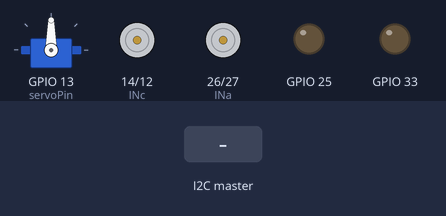
Bench run of a sketch on a simulated ESP32. Shown: servo, motor-driver pin pairs drawn as motors (green arrow = first pin HIGH = forward, orange = second pin HIGH = backward, longer = more drive), output pins drawn as LEDs (lit = HIGH). The test bench sets the inputs (shaded band). What the sketch prints to the serial monitor is not drawn.

Above: at 1.2 s.
1.3 s: the I2C master sends the byte 1
At 1.7 s:
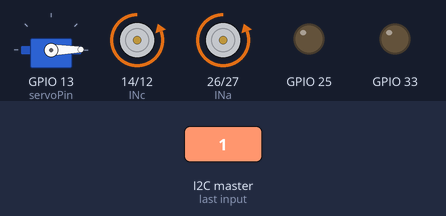
2.8 s: the I2C master sends the byte 0
At 4.0 s:
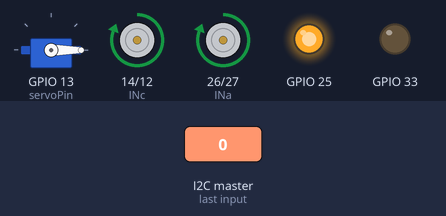
4.3 s: the I2C master sends the byte 90
At 5.1 s:
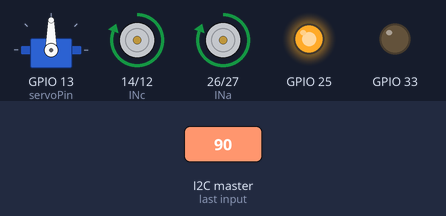
5.8 s: the I2C master sends the byte 200
At 6.3 s:
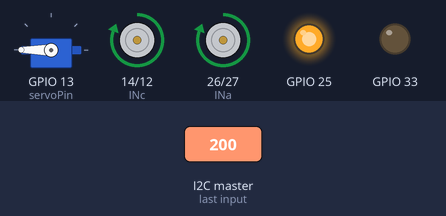
Timing chart, 0 to 8.3 s (numbered marks = the images above; inputs shaded):
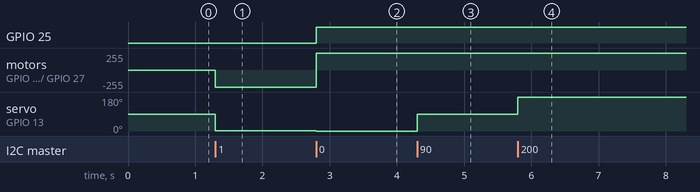

Measured:
- after the input at 1.3 s, motor on GPIO 14 (INc) / GPIO 12 (INd), motor on GPIO 26 (INa) / GPIO 27 (INb): stopped → backward 255/255 at once; servo on GPIO 13 (servoPin): 90° → 1° at once
- after the input at 2.8 s, GPIO 25: LOW → HIGH at once; motor on GPIO 14 (INc) / GPIO 12 (INd), motor on GPIO 26 (INa) / GPIO 27 (INb): backward 255/255 → forward 255/255 at once; servo on GPIO 13 (servoPin): 1° → 0° at once
- after the input at 4.3 s, servo on GPIO 13 (servoPin): 0° → 90° at once
- after the input at 5.8 s, servo on GPIO 13 (servoPin): 90° → 180° at once

The sketch:

esp32-slave.ino
```cpp
#include <ESP32Servo.h>
#include <ESP32Encoder.h>
#include <Wire.h>

Servo steeringServo;

#define enA 33  // enableA command line
#define enB 25  // enableB command line

#define INa 26  // channel A direction
#define INb 27  // channel A direction
#define INc 14  // channel B direction
#define INd 12  // channel B direction

// setting PWM properties
const int freq = 2000;
const int ledChannela = 11;  // the ESP32 servo library uses the PWM channel 0 by default, hence the motor channels start from 1
const int ledChannelb = 12;
const int resolution = 8;

int steeringAngle = 90;    // variable to store the servo position
int servoPin = 13;  // the servo is attached to IO_13 on the ESP32

void receive(int n) {
  int buf[5];

  for (int i = 0; Wire.available() && i < 5; i++)
    buf[i] = Wire.read();

  steeringServo.write(buf[0]);

  //Serial.printf("%d %d %d\n", buf[0], buf[1], buf[2]);

  // Karnaugh map to avoid branching

  digitalWrite(INa, buf[1]);
  digitalWrite(INb, !buf[1]);
  digitalWrite(INc, buf[2]);
  digitalWrite(INd, !buf[2]);

  ledcWrite(enA, buf[3]);
  ledcWrite(enB, buf[4]);
}

void setup() {
  // configure the LED PWM functionalitites and attach the GPIO to be controlled - ensure that this is done before the servo channel is attached
  ledcAttachChannel(enA, freq, resolution, ledChannela);
  ledcAttachChannel(enB, freq, resolution, ledChannelb);

  // allow allocation of all timers
	ESP32PWM::allocateTimer(0);
	ESP32PWM::allocateTimer(1);
	ESP32PWM::allocateTimer(2);
	ESP32PWM::allocateTimer(3);
	steeringServo.setPeriodHertz(50);    // standard 50Hz servo
	steeringServo.attach(servoPin, 500, 2400);   // attaches the servo to the pin using the default min/max pulse widths of 1000us and 2000us

  pinMode(INa, OUTPUT);
  pinMode(INb, OUTPUT);
  pinMode(INc, OUTPUT);
  pinMode(INd, OUTPUT);

  // initialise serial communication
  Serial.begin(115200);
  Serial.println("ESP32 Slave Running");  // sanity check

  Wire.begin(0x08);
  Wire.onReceive(receive);
}


// Rest is all project week 3

void loop() {
  //delay(100);
  // this code rotates the steering between 0 and 180 degrees before driving both wheels forwards and backwards followed by rotating the EEEBot clockwise and anticlockwise for 3 seconds each time

  //set the speed of the motors - minimum speed of 0, maximum speed of 255 i.e. largest value for an 8-bit PWM
/*
  int leftSpeed = 255;
  int rightSpeed = 255;


  moveSteering();
  delay(500);
  goForwards();
  motors(leftSpeed, rightSpeed);
  delay(3000);
  stopMotors();
  delay(500);
  goBackwards();
  delay(3000);
  stopMotors();
  delay(500);
  goClockwise();
  delay(3000);
  stopMotors();
  delay(500);
  goAntiClockwise();
  delay(3000);
  stopMotors();
  delay(500);
*/
}

void moveSteering() {
  steeringServo.write(0);

  for (steeringAngle = 0; steeringAngle <= 180; steeringAngle += 1) {   // goes from 0 degrees to 180 degrees in steps of 1 degree
		steeringServo.write(steeringAngle);                                 // tell servo to go to position in variable 'steeringAngle'
		delay(15);                                                          // waits 15ms for the servo to reach the position
	}
	for (steeringAngle = 180; steeringAngle >= 0; steeringAngle -= 1) {   // goes from 180 degrees to 0 degrees
		steeringServo.write(steeringAngle);                                 // tell servo to go to position in variable 'steeringAngle'
		delay(15);                                                          // waits 15ms for the servo to reach the position
	}
}

void motors(int leftSpeed, int rightSpeed) {
  // set individual motor speed
  // the direction is set separately

  // constrain the values to within the allowable range
  leftSpeed = constrain(leftSpeed, 0, 255);
  rightSpeed = constrain(rightSpeed, 0, 255);

  ledcWrite(enA, leftSpeed);
  ledcWrite(enB, rightSpeed);
  delay(25);
}
```
